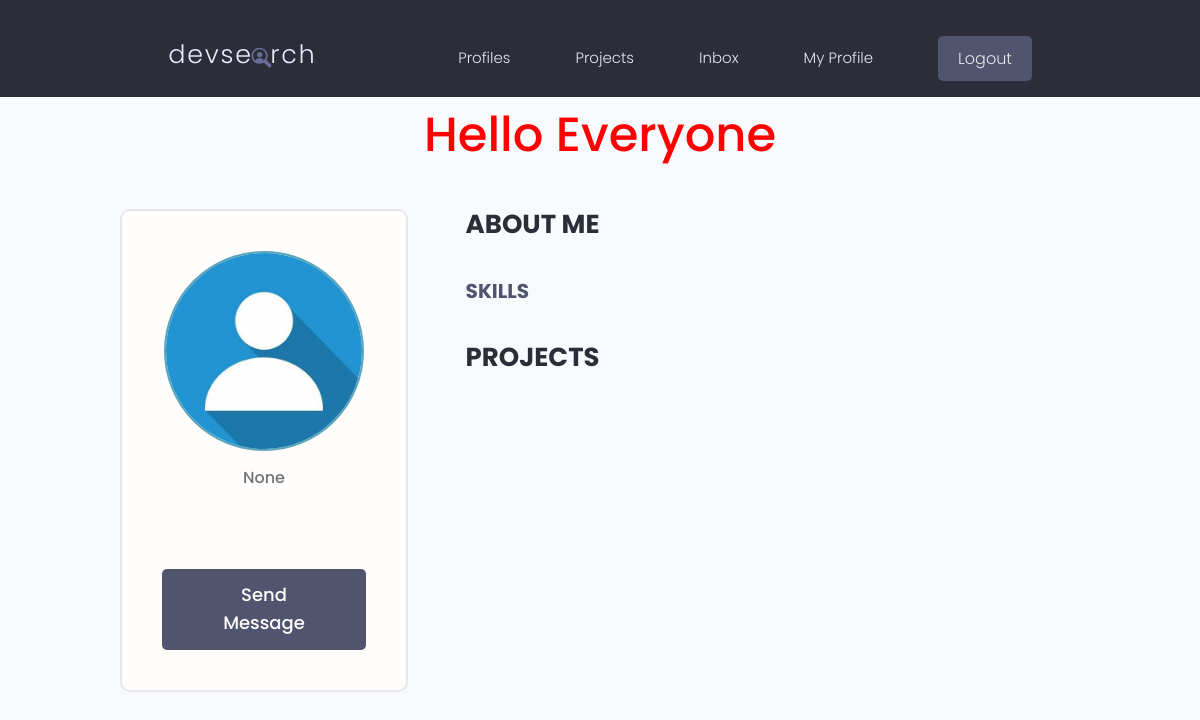
The page /profile/bfeb0270-3e1d-4dee-b6d1-5cf9e371ce1f/ (signed in) on the database as committed earlier.
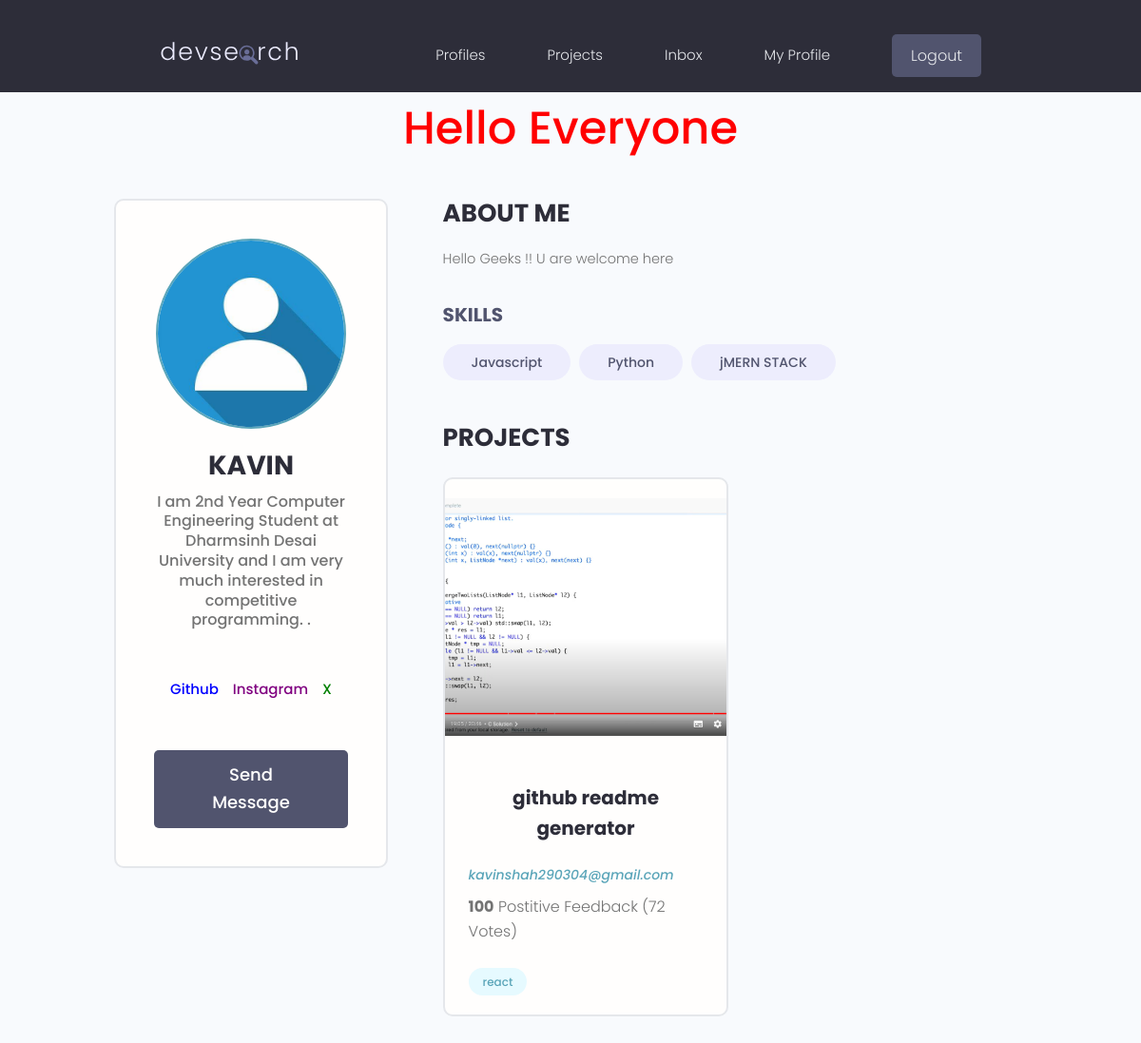
The same page on the database as committed later.
### userapp/models.py (models this page shows)
class profile(models.Model):
    user=models.OneToOneField(User,on_delete=models.CASCADE,null=True,blank=True)
    name=models.CharField(max_length=250,blank=True,null=True)
    username=models.CharField(max_length=250,blank=True,null=True)
    email=models.EmailField(max_length=500,blank=True,null=True)
    About=models.CharField(max_length=500,blank=True,null=True,default=" ")
    Bio=models.TextField(blank=True,null=True)
    X_link=models.CharField(null=True,blank=True,max_length=500)
    Instagram_link=models.CharField(null=True,blank=True,max_length=500)
    Profile_img=models.ImageField(null=True,blank=True,upload_to='Profiles/',default='Profiles/OIP.jpg')
    Github_link=models.CharField(null=True,blank=True,max_length=500)
    created=models.DateTimeField(auto_now_add=True)
    id=models.UUIDField(primary_key=True,editable=False,default=uuid.uuid4,unique=True)
    def __str__(self):
        return str(self.user)

class Skills(models.Model):
    id=models.UUIDField(default=uuid.uuid4,unique=True,primary_key=True,editable=False)
    created=models.DateTimeField(auto_now_add=True)
    owner=models.ForeignKey(profile,on_delete=models.CASCADE,null=True,blank=True)
    name=models.CharField(max_length=200,blank=True,null=True)
    def __str__(self):
        return str(self.name)

### projectapp/models.py (models this page shows, shortened)
class ManageProject(models.Model):
    title=models.CharField(max_length=200)
    description=models.TextField(null=True,blank=True)
    featured_img=models.ImageField(null=True, blank=True,default='images/default.jpg')
    demo_link=models.CharField(max_length=2500,blank=True,null=True)
    created=models.DateTimeField(auto_now_add=True)
    id=models.UUIDField(primary_key=True,editable=False,default=uuid.uuid4,unique=True)
    tag=models.ManyToManyField('Tag',blank=True)
    projectowner=models.ForeignKey(profile,on_delete=models.SET_NULL,null=True,blank=True)

class Tag(models.Model):
    created=models.DateTimeField(auto_now_add=True)
    id = models.UUIDField(primary_key=True, editable=False, default=uuid.uuid4, unique=True)
    name = models.CharField(max_length=200)
    def __str__(self):
        return self.name

### userapp/views.py (the view)
# urls.py: path('profile/<str:pk>/',views.profilevisit,name='profilevisit'),
@login_required(login_url="login")
def profilevisit(request,pk):
    userProfile=profile.objects.get(id=pk)
    skillset=userProfile.skills_set.all
    projectset=userProfile.manageproject_set.all
    return render(request,'userapp/profilevisit.html',{'userProfile':userProfile,'skillset':skillset,'projectset':projectset})

### userapp/templates/userapp/profilevisit.html (shortened to what this page needs)
{% include 'navbar.html' %}
<h1 style="text-align: center;">Hello Everyone </h1>
 <main class="profile my-md">
    <div class="container">
      <div class="layout">
        <div class="column column--1of3">
          <div class="card text-center">
            <div class="card__body dev">
              <img class="avatar avatar--xl" src="{{ userProfile.Profile_img.url }}" />
              <h2 class="dev__name">{{userProfile.name}}</h2>
              <p class="dev__title">{{userProfile.Bio}}</p>
               <ul class="dev__social">
                            {% if userProfile.Github_link %}
                            <li>
                                <a title="Github" href="{{ userProfile.Github_link }}" target="_blank"
                                    style="color: blue; text-decoration: none;">Github</a>
                            </li>
                            {% endif %}
                            {% if userProfile.Instagram_link %}
                            <li>
                                <a title="Instagram" href="{{ userProfile.Instagram_link }}" target="_blank"
                                    style="color: purple; text-decoration: none;">Instagram</a>
                            </li>
                            {% endif %}
                            {% if userProfile.X_link %}
                            <li>
                                <a title="X" href="{{ userProfile.X_link }}" target="_blank"
                                    style="color: green; text-decoration: none;">X</a>
                            </li>
                            {% endif %}
                        </ul>
                        <a href="{% url 'sendmsg' userProfile.id %}" class="btn btn--sub btn--lg">Send Message </a>
            </div>
          </div>
        </div>
        <div class="column column--2of3">
          <div class="devInfo">
            <h3 class="devInfo__title">About Me</h3>
            <p class="devInfo__about">
              {{userProfile.About}}
            </p>
          </div>
          <div class="devInfo">
            <div class="devInfo__skills">
              <h3 class="devInfo__subtitle">Skills</h3>
              <div class="devInfo__otherSkills">
                {% for skillin  in skillset %}
                <span class="tag tag--pill tag--sub tag--lg">
                  <small>{{skillin }}</small>
                </span>
                {% endfor %}
              </div>
            </div>
          </div>
          <div class="devInfo">
            <h3 class="devInfo__title">Projects</h3>
            <div class="grid grid--two">
              {% for project in projectset %}
                <div class="column">
                <div class="card project">
                  <a href="single-project.html" class="project">
                    <img class="project__thumbnail" src="{{project.featured_img.url }}" alt="project thumbnail" />
                    <div class="card__body">
                      <h3 class="project__title">{{project.title}}</h3>
                      <p><a class="project__author" href="profile.html">{{project.projectowner}}</a></p>
                      <p class="project--rating">
                        <span style="font-weight: bold;">100</span> Postitive
                        Feedback (72 Votes)
                      </p>
                      <div class="project__tags">
                        {% for tagg in project.tag.all %}
                        <span class="tag tag--pill tag--main">
                          <small>{{tagg}}</small>
                        </span>
                          {% endfor %}
                      </div>
                    </div>
                  </a>
                </div>
              </div>
            </div>
          </div>
        </div>
          {% endfor %}
      </div>
    </div>
  </main>

Rows that differ between the two databases and show on the page:
changed profile: name (not shown) → "KAVIN"; Bio "None" → "I am 2nd Year Computer Engineering Student at Dharmsinh Desai University and I am very much interested in competitive programming. ."; Github_link empty → "www.github.com" (drawn); Instagram_link empty → "www.instagram.com" (drawn); X_link empty → "www.twitter.com" (drawn); About (not shown) → "Hello Geeks !! U are welcome here"
now on this page (row edited): Skills: name "Javascript"
now on this page (row edited): Skills: name "Python"
added Skills: name "jMERN STACK"
now on this page (row edited): ManageProject: featured_img (picture), title "github readme generator", projectowner "kavinshah290304@gmail.com"
now on this page (row unchanged): Tag: name "react"
Other text that changed with them:
text now shown: "Github Instagram X"
